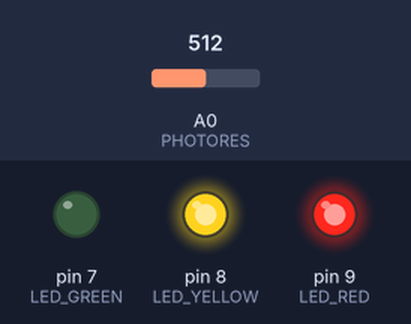
The sketch below on a simulated Arduino Uno, built with avr-gcc and run on an emulated ATmega328P. Shown: output pins drawn as LEDs (lit = HIGH). The test bench sets the inputs (shaded band); at power-on: A0 (PHOTORES) = 512.

Above: at 1.2 s.
1.3 s: A0 (PHOTORES) set to 352
2.8 s: A0 (PHOTORES) set to 332
At 3.9 s:
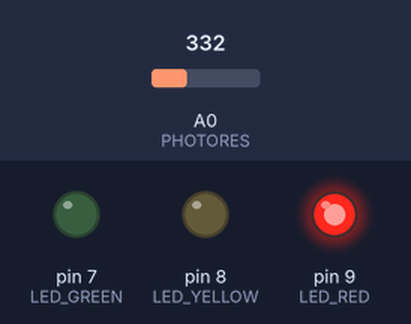
4.3 s: A0 (PHOTORES) set to 692
At 5.0 s:
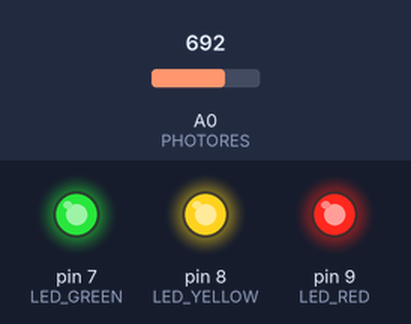
5.8 s: A0 (PHOTORES) set to 667
At 6.2 s:
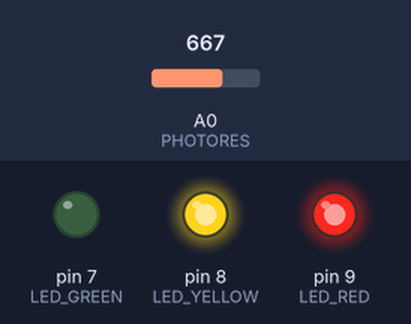
7.3 s: A0 (PHOTORES) set to 716
At 8.5 s:
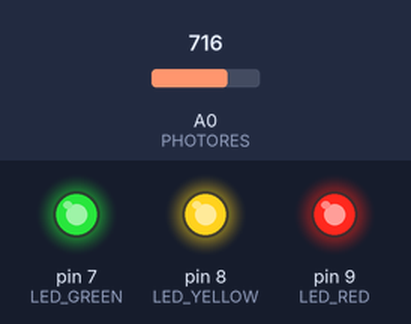
Timing chart, 0 to 9.8 s (numbered marks = the images above; inputs shaded):
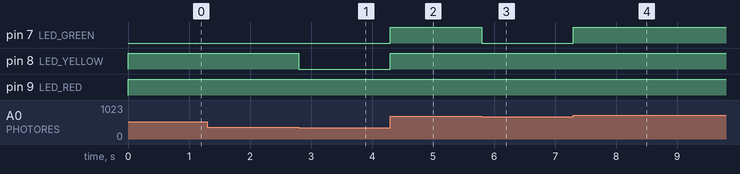

The sketch:

Homework2.ino
```cpp
#define PHOTORES A0
#define LED_RED 9
#define LED_YELLOW 8
#define LED_GREEN 7

void setup() {
  pinMode(PHOTORES, INPUT);
  pinMode(LED_RED, OUTPUT);
  pinMode(LED_YELLOW, OUTPUT);
  pinMode(LED_GREEN, OUTPUT);
}

int brightness;

void loop() {
  brightness = analogRead(PHOTORES);

  if (brightness < 341) {
    digitalWrite(LED_RED, HIGH);
    digitalWrite(LED_YELLOW, LOW);
    digitalWrite(LED_GREEN, LOW);
  } else if (brightness > 682) {
    digitalWrite(LED_RED, HIGH);
    digitalWrite(LED_YELLOW, HIGH);
    digitalWrite(LED_GREEN, HIGH);
  } else {
    digitalWrite(LED_RED, HIGH);
    digitalWrite(LED_YELLOW, HIGH);
    digitalWrite(LED_GREEN, LOW);
  }
}
```

Measured:
- the behaviour switches between 341 and 340 on A0 (PHOTORES) (found by bisection; images 0 and 1)
- the behaviour switches between 683 and 682 on A0 (PHOTORES) (found by bisection; images 2 and 3)
- after the input at 1.3 s, every drawn part: stays the same
- after the input at 2.8 s, pin 8 (LED_YELLOW): HIGH → LOW at once
- after the input at 4.3 s, pin 7 (LED_GREEN), pin 8 (LED_YELLOW): LOW → HIGH at once
- after the input at 5.8 s, pin 7 (LED_GREEN): HIGH → LOW at once
- after the input at 7.3 s, pin 7 (LED_GREEN): LOW → HIGH at once
